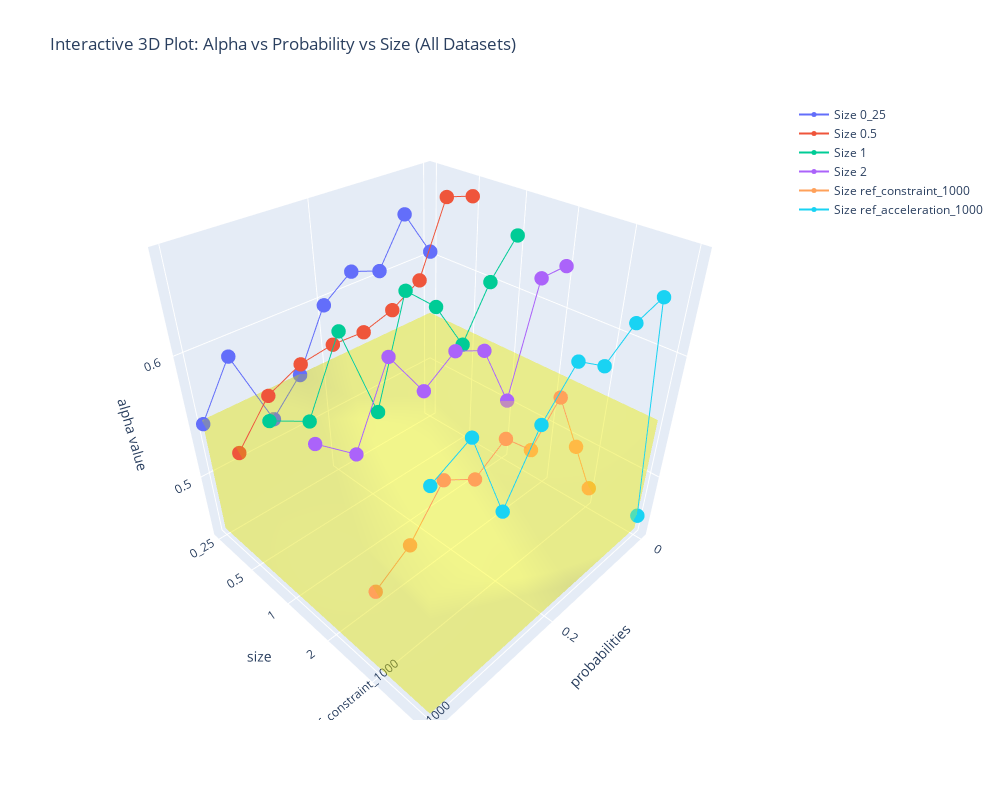

Write notebook code for a chart like this one.
### Code cell
import plotly.graph_objects as go
import numpy as np

# Organize all data
# =============================================



# =============================================
# Build interactive plot
# =============================================
fig = go.Figure()

for idx in range(6):
    x = np.array(p[idx])
    y = [idx] * len(x)
    z = alpha[idx]

    fig.add_trace(go.Scatter3d(
        x=x, y=y, z=z,
        mode='lines+markers',
        name=f"Size {names[idx]}",
        marker=dict(size=5),
    ))

# =============================================
# Add transparent highlight box for β ∈ [0.28, 0.38]
# =============================================

# Find x-axis range (max probability across all datasets)
x_max = max([max(p[i]) for i in range(6)])

# Box corners
x_min, x_max = 0, x_max
y_min, y_max = 0, 5  # covers all 7 curves (0 to 6)
z_min, z_max = 0.45, 0.55

# 8 vertices of the cuboid
X = [x_min, x_max, x_max, x_min, x_min, x_max, x_max, x_min]
Y = [y_min, y_min, y_max, y_max, y_min, y_min, y_max, y_max]
Z = [z_min, z_min, z_min, z_min, z_max, z_max, z_max, z_max]

fig.add_trace(go.Mesh3d(
    x=X, y=Y, z=Z,
    opacity=0.25,
    color='yellow',
    flatshading=False,
    name='alpha range 0.45–0.55',
    showscale=False,
    alphahull=0
))

# =============================================
# Axis labels and formatting
# =============================================

fig.update_layout(
    scene=dict(
        xaxis_title='probabilities',
        yaxis_title='size',
        zaxis_title='alpha value',
        yaxis=dict(
            tickmode='array',
            tickvals=list(range(6)),
            ticktext=names
        )
    ),
    width=1000,
    height=800,
    title='Interactive 3D Plot: Alpha vs Probability vs Size (All Datasets)'
)

fig.show()

### Figure 1 — Plotly figure (JSON) as saved in the notebook; plotly's stock layout.template omitted (floating-point values rounded to 4 significant figures)
{"data": [{"marker": {"size": 5}, "mode": "lines+markers", "name": "Size 0_25", "type": "scatter3d", "x": [0.0, 0.05, 0.1, 0.15, 0.2, 0.25, 0.3, 0.35, 0.4], "y": [0, 0, 0, 0, 0, 0, 0, 0, 0], "z": [0.6047, 0.6426, 0.6056, 0.6139, 0.5966, 0.5493, 0.5231, 0.5883, 0.5467]}, {"marker": {"size": 5}, "mode": "lines+markers", "name": "Size 0.5", "type": "scatter3d", "x": [0.0, 0.05, 0.1, 0.15, 0.2, 0.25, 0.3, 0.35, 0.4], "y": [1, 1, 1, 1, 1, 1, 1, 1, 1], "z": [0.6604, 0.6666, 0.6125, 0.5987, 0.5916, 0.5929, 0.5893, 0.5776, 0.5462]}, {"marker": {"size": 5}, "mode": "lines+markers", "name": "Size 1", "type": "scatter3d", "x": [0.0, 0.05, 0.1, 0.15, 0.2, 0.25, 0.3, 0.35, 0.4], "y": [2, 2, 2, 2, 2, 2, 2, 2, 2], "z": [0.6432, 0.6166, 0.5773, 0.617, 0.6382, 0.5594, 0.6309, 0.5797, 0.5939]}, {"marker": {"size": 5}, "mode": "lines+markers", "name": "Size 2", "type": "scatter3d", "x": [0.0, 0.05, 0.1, 0.15, 0.2, 0.25, 0.3, 0.35, 0.4], "y": [3, 3, 3, 3, 3, 3, 3, 3, 3], "z": [0.6339, 0.634, 0.5502, 0.6018, 0.6129, 0.5965, 0.6321, 0.5788, 0.6012]}, {"marker": {"size": 5}, "mode": "lines+markers", "name": "Size ref_constraint_1000", "type": "scatter3d", "x": [0.0, 0.05, 0.1, 0.15, 0.2, 0.25, 0.3, 0.35, 0.4], "y": [4, 4, 4, 4, 4, 4, 4, 4, 4], "z": [0.4627, 0.5183, 0.5737, 0.5456, 0.5694, 0.5535, 0.5693, 0.5371, 0.52]}, {"marker": {"size": 5}, "mode": "lines+markers", "name": "Size ref_acceleration_1000", "type": "scatter3d", "x": [0.0, 0.05, 0.1, 0.15, 0.2, 0.25, 0.3, 0.35, 0.4], "y": [5, 5, 5, 5, 5, 5, 5, 5, 5], "z": [0.4627, 0.6511, 0.6447, 0.6284, 0.6432, 0.6166, 0.5738, 0.6376, 0.625]}, {"alphahull": 0, "color": "yellow", "flatshading": false, "name": "alpha range 0.45–0.55", "opacity": 0.25, "showscale": false, "type": "mesh3d", "x": [0, 0.4, 0.4, 0, 0, 0.4, 0.4, 0], "y": [0, 0, 5, 5, 0, 0, 5, 5], "z": [0.45, 0.45, 0.45, 0.45, 0.55, 0.55, 0.55, 0.55]}], "layout": {"height": 800, "scene": {"xaxis": {"title": {"text": "probabilities"}}, "yaxis": {"tickmode": "array", "ticktext": ["0_25", "0.5", "1", "2", "ref_constraint_1000", "ref_acceleration_1000"], "tickvals": [0, 1, 2, 3, 4, 5], "title": {"text": "size"}}, "zaxis": {"title": {"text": "alpha value"}}}, "title": {"text": "Interactive 3D Plot: Alpha vs Probability vs Size (All Datasets)"}, "width": 1000}}
